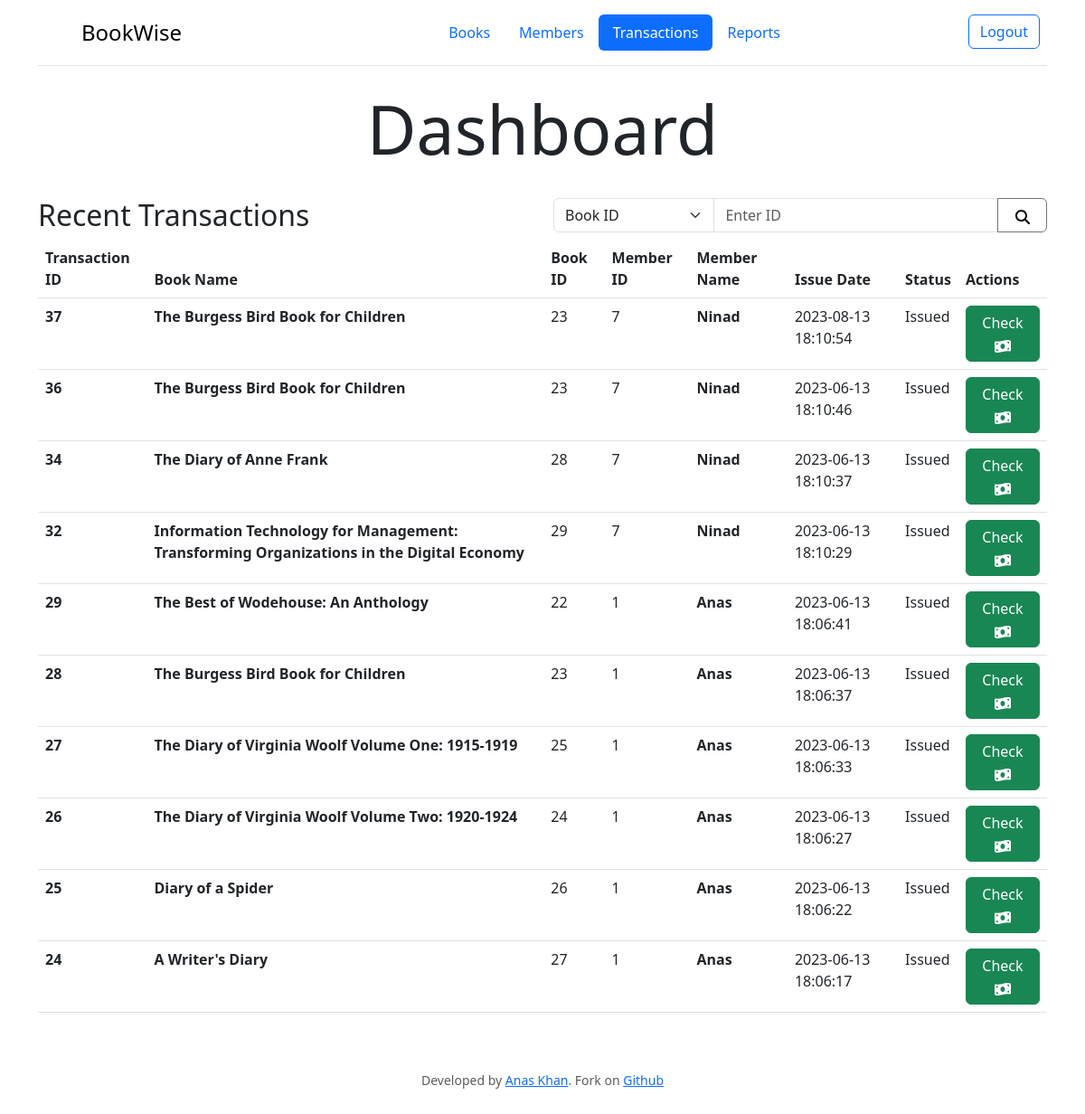
Page /transactions (signed in) on the earlier database version.
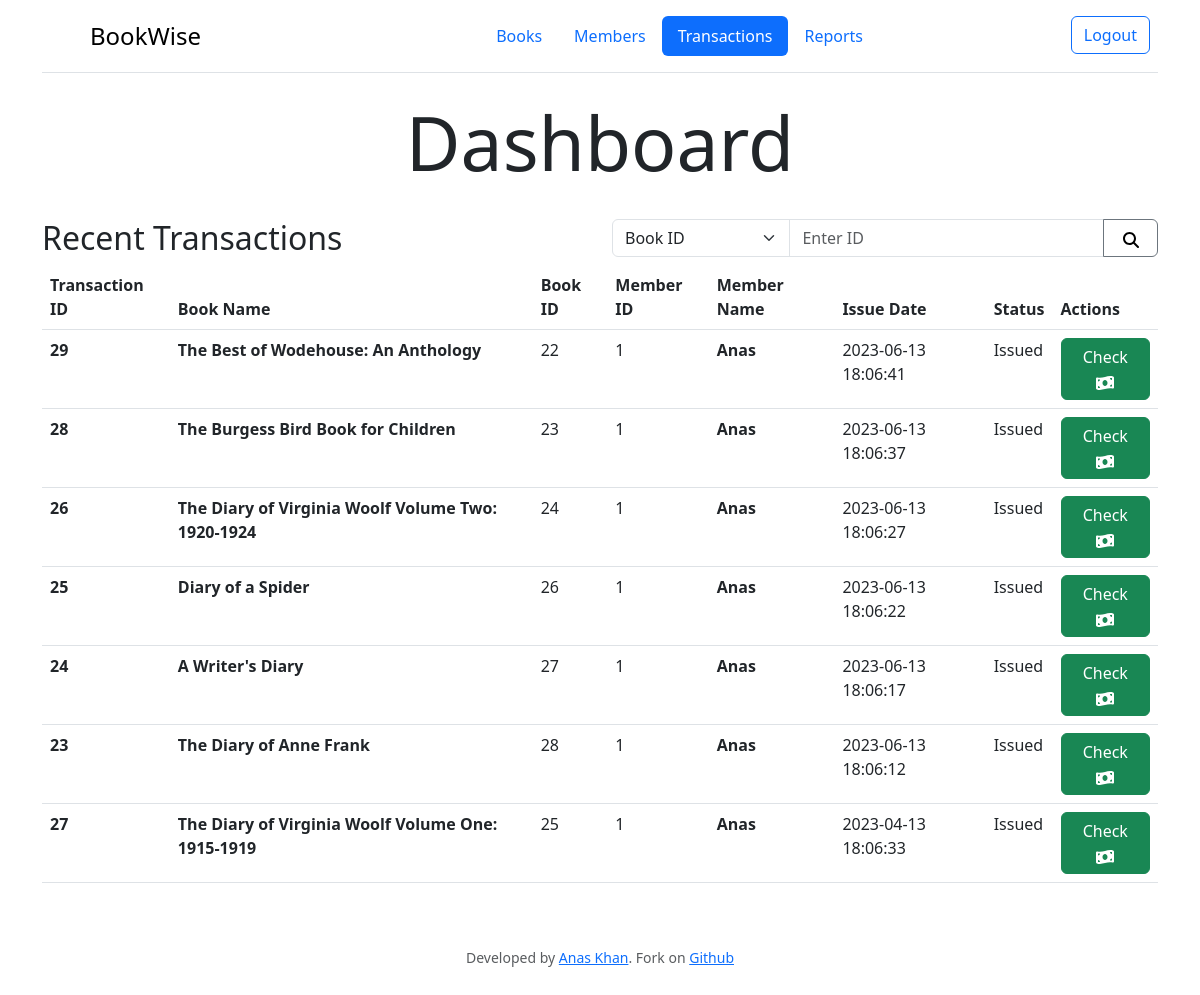
Same page on the later database version.
### tables this page shows
CREATE TABLE transactions (id INTEGER PRIMARY KEY AUTOINCREMENT, book_id INTEGER NOT NULL REFERENCES books (id), member_id INTEGER NOT NULL REFERENCES members (id), issue_date DATETIME NOT NULL, fee_paid INTEGER DEFAULT (0), status TEXT DEFAULT Issued);

CREATE TABLE books (id INTEGER PRIMARY KEY AUTOINCREMENT, title TEXT NOT NULL, author TEXT NOT NULL, isbn TEXT NOT NULL, publisher TEXT NOT NULL, pages INTEGER NOT NULL, stock INTEGER DEFAULT 0, date TEXT, date_added DATETIME);

CREATE TABLE members (id INTEGER PRIMARY KEY, name TEXT NOT NULL, email TEXT NOT NULL, phone TEXT NOT NULL, doj DATETIME NOT NULL);

### app.py (the view)
@app.route("/transactions", methods=["GET", "POST"])
@login_required
def transactions():
    if request.method == "POST":
        search_term = request.form.get("query")
        search_by = request.form.get("search_by")
        query = f""" SELECT t.*, b.title AS book_title, m.name AS member_name
                FROM transactions t
                JOIN books b ON t.book_id = b.id
                JOIN members m ON t.member_id = m.id
                WHERE t.{search_by} LIKE '%{search_term}%'
                """
        transactions = db.execute(query)
        title = "Search Results"
    else:
        transactions = db.execute(
            """SELECT t.*, b.title AS book_title, m.name AS member_name
FROM transactions t
JOIN books b ON t.book_id = b.id
JOIN members m ON t.member_id = m.id
WHERE t.status = 'Issued'
ORDER BY t.issue_date DESC
LIMIT 10;

"""
        )
        title = "Recent Transactions"
    return render_template("transactions.html", title=title, transactions=transactions)

### app.py (called while the page is built)
@app.after_request
def after_request(response):
    response.headers["Cache-Control"] = "no-cache, no-store, must-revalidate"
    response.headers["Expires"] = 0
    response.headers["Pragma"] = "no-cache"
    return response

def login_required(f):
    @wraps(f)
    def decorated_function(*args, **kwargs):
        if session.get("user_id") is None:
            return redirect("/login")
        return f(*args, **kwargs)
    return decorated_function

### templates/transactions.html (shortened to what this page needs)
{% extends "layout.html" %} {% block title %} Transactions {% endblock %} {% block navbar %} <ul class="nav nav-pills">
    <li class="nav-item">
        <a href="/" class="nav-link">Books</a>
    </li>
    <li class="nav-item">
        <a href="/members" class="nav-link">Members</a>
    </li>
    <li class="nav-item">
        <a href="/transactions" class="nav-link active" aria-current="page">Transactions</a>
    </li>
    <li class="nav-item">
        <a href="/reports" class="nav-link">Reports</a>
    </li>
</ul> {% endblock %} {% block main %}
<div class="text-center">
    <h1>Dashboard</h1>
    <br>
</div>
<div class="container">
    <div class="row">
        <div class="col-6">
            <h2>{{ title }}</h2>
        </div>
        <div class="col-6 text-end">
            <form action="/transactions" method="POST">
                <div class="input-group">
                    <select class="form-select col-3" name="search_by" style="width: 25%;">
                        <option value="book_id">Book ID</option>
                    </select>
                    <input type="text" class="form-control col-6" placeholder="Enter ID" name="query" pattern="[0-9]*" style="width: 50%;">
                    <button class="btn btn-outline-secondary" type="submit" style="width: 10%;">
                        <i>
                        </i>
                    </button>
                </div>
            </form>
        </div>
    </div>
    <table class="table table-hover">
        <thead>
            <tr>
                <th>Transaction ID</th>
                <th>Book Name</th>
                <th>Book ID</th>
                <th>Member ID</th>
                <th>Member Name</th>
                <th>Issue Date</th>
                <th>Status</th>
                <th>Actions</th>
            </tr>
        </thead>
        <tbody> {% for transaction in transactions %} <tr>
                <th>{{ transaction.id }}</th>
                <th>{{ transaction.book_title }}</th>
                <td>{{ transaction.book_id }}</td>
                <td>{{ transaction.member_id }}</td>
                <th>{{ transaction.member_name}}</th>
                <td>{{ transaction.issue_date }}</td>
                <td> {% if transaction.status == 'Issued' %} <span class="status-issued">Issued</span> {% elif transaction.status == 'Returned' %} <span class="status-returned">Returned</span> {% endif %} </td>
                <td>
                    <a href="/fee/{{ transaction.id }}" class="btn btn-success">Check <i>
                        </i>
                    </a>
                </td>
            </tr> {% endfor %} </tbody>
    </table>
</div> {% endblock %}

Differences in the rows shown:
no longer on this page (row edited): transactions: status "Issued"
no longer on this page (row edited): transactions: status "Issued"
no longer on this page (row edited): transactions: status "Issued"
no longer on this page (row edited): transactions: status "Issued"
now on this page (row unchanged): transactions: status "Issued"
changed transactions "The Diary of Virginia Woolf Volume One: 1915-1919": issue_date "2023-06-13 18:06:33" → "2023-04-13 18:06:33"; moves down the list
